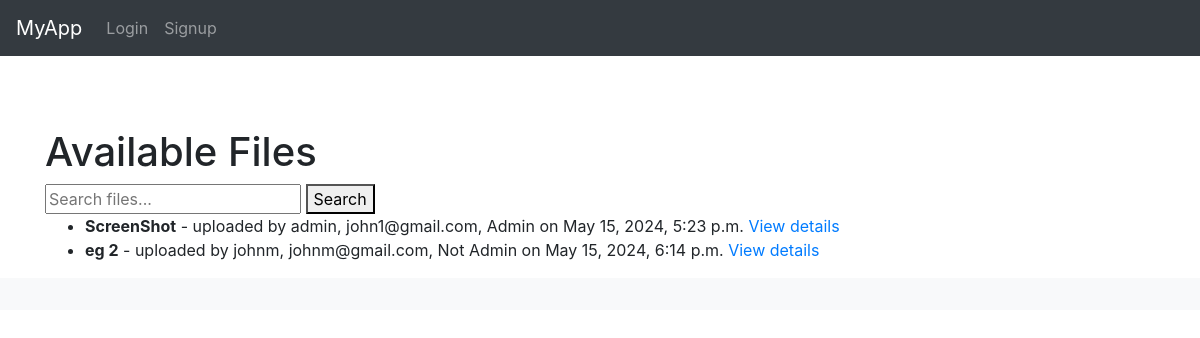
The page /files/ on the database as committed earlier.
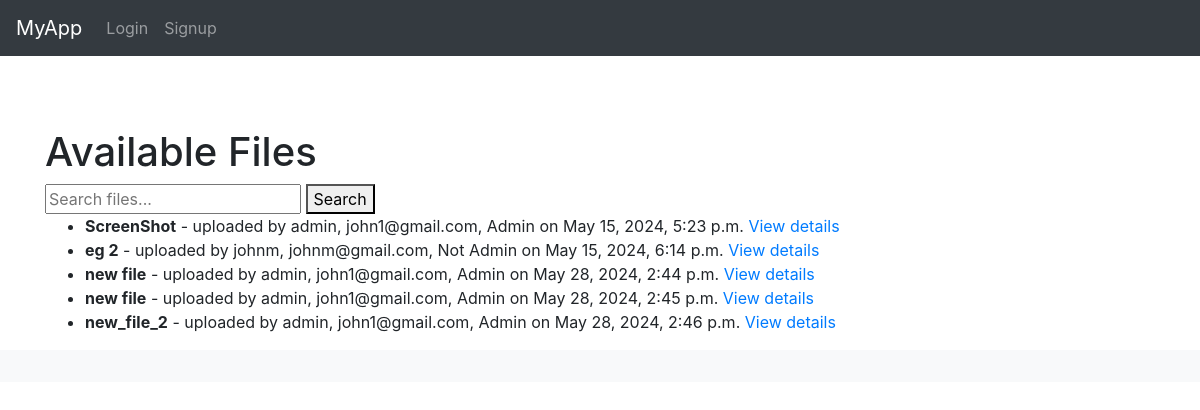
The same page on the database as committed later.
### files/models.py (models this page shows, shortened)
class File(models.Model):
    title = models.CharField(max_length=255)
    description = models.TextField()
    file = models.FileField(upload_to='uploads/')
    upload_date = models.DateTimeField(auto_now_add=True)
    uploaded_by = models.ForeignKey(settings.AUTH_USER_MODEL, on_delete=models.CASCADE)

### accounts/models.py (models this page shows)
class FileServerUser(AbstractUser):
    is_admin = models.BooleanField(default=False)
    groups = models.ManyToManyField(
        'auth.Group',
        verbose_name='groups',
        blank=True,
        help_text='The groups this user belongs to. A user will get all permissions granted to each of their groups.',
        related_name="fileserveruser_set",
        related_query_name="user",
    )
    user_permissions = models.ManyToManyField(
        'auth.Permission',
        verbose_name='user permissions',
        blank=True,
        help_text='Specific permissions for this user.',
        related_name="fileserveruser_set",
        related_query_name="user",
    )
    def __str__(self):
        stin = f'{self.username}, {self.email}, {"Admin" if self.is_admin else "Not Admin"}'
        return stin

### files/views.py (the view)
# urls.py: path('', FileListView.as_view(), name='files'),
class FileListView(ListView):
    model = File
    template_name = 'files/files.html'
    context_object_name = 'files'
    def get_queryset(self):
        query = self.request.GET.get('q')
        if query:
            return File.objects.filter(
                Q(title__icontains=query) | Q(description__icontains=query)
            )
        return super().get_queryset()

### files/templates/files/files.html (shortened to what this page needs)
{% extends 'base.html' %}
{% block content %}
<h1>Available Files</h1>
<form action="" method="GET">
    <input type="text" name="q" placeholder="Search files..." value="{{ request.GET.q }}">
    <button type="submit">Search</button>
</form>
<ul>
    {% for file in files %}
    <li>
        <strong>{{ file.title }}</strong> - uploaded by {{ file.uploaded_by }} on {{ file.upload_date }}
        <a href="{% url 'files:file_details' file.id %}">View details</a>
    </li>
    {% empty %}
    <li>No files available.</li>
    {% endfor %}
</ul>
{% endblock %}

### templates/base.html (shortened to what this page needs)
<!DOCTYPE html>
<html lang="en">
<head>
    <link href="https://stackpath.bootstrapcdn.com/bootstrap/4.5.2/css/bootstrap.min.css" rel="stylesheet">
</head>
<body>
    <header>
        <nav class="navbar navbar-expand-lg navbar-dark bg-dark">
            <a class="navbar-brand" href="{% url 'home' %}">MyApp</a>
            <div class="collapse navbar-collapse" id="navbarNav">
                <ul class="navbar-nav">
                    {% if user.is_authenticated %}
                        <li class="nav-item">
                            <a class="nav-link" href="{% url 'logout' %}">Logout</a>
                        </li>
                    {% else %}
                        <li class="nav-item">
                            <a class="nav-link" href="{% url 'login' %}">Login</a>
                        </li>
                        <li class="nav-item">
                            <a class="nav-link" href="{% url 'signup' %}">Signup</a>
                        </li>
                    {% endif %}
                </ul>
            </div>
        </nav>
    </header>
    <main role="main" class="container">
        <br><br><br>
        {% block content %}
        {% endblock %}
    </main>
    <footer class="footer mt-auto py-3 bg-light">
    </footer>
</body>
</html>

Rows that differ between the two databases and show on the page:
added File: title "new file", uploaded_by "admin, john1@gmail.com, Admin", upload_date "May 28, 2024, 2:44 p.m."
added File: title "new file", uploaded_by "admin, john1@gmail.com, Admin", upload_date "May 28, 2024, 2:45 p.m."
added File: title "new_file_2", uploaded_by "admin, john1@gmail.com, Admin", upload_date "May 28, 2024, 2:46 p.m."
